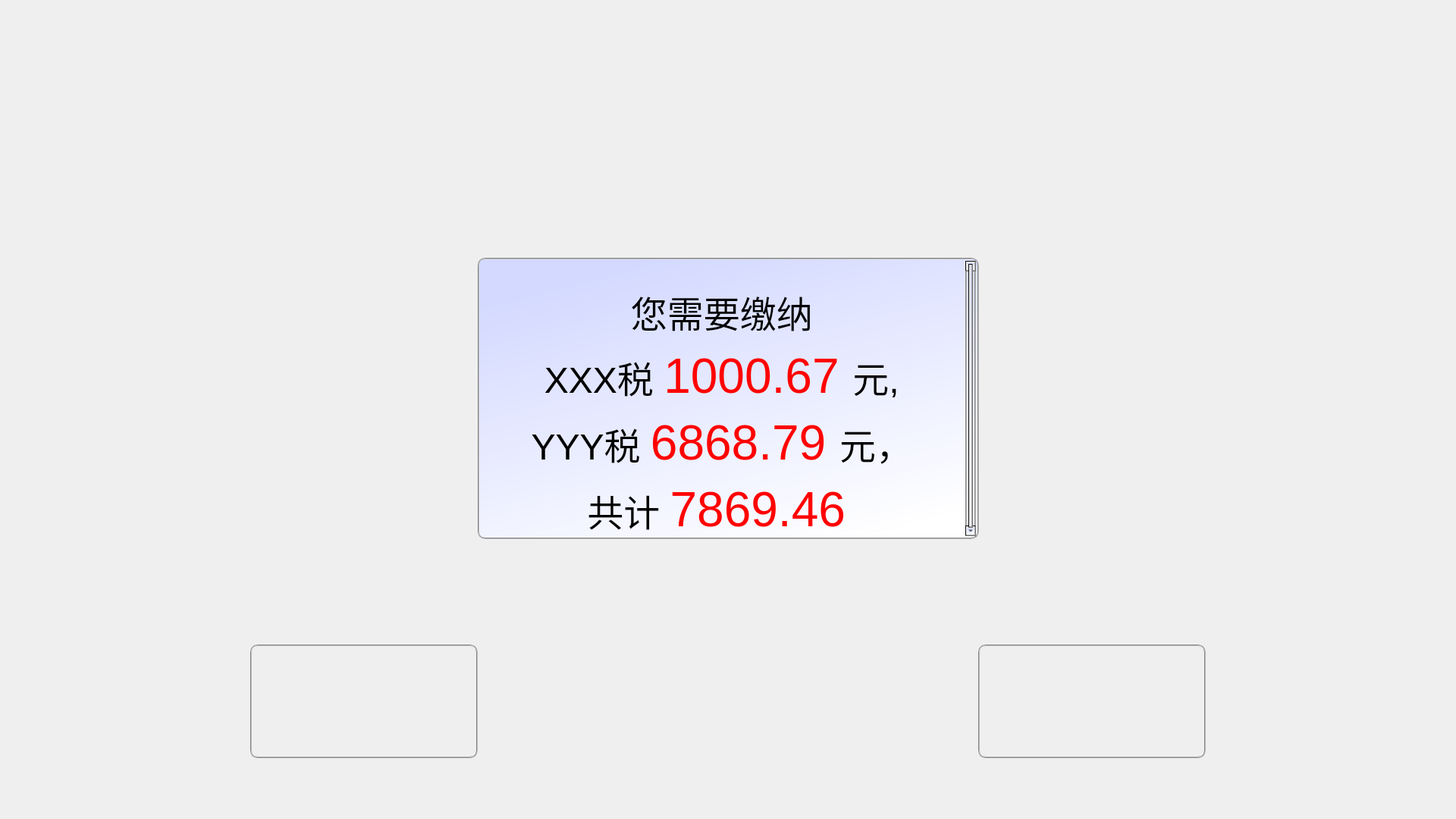
<?xml version="1.0" encoding="UTF-8"?>
<ui version="4.0">
 <class>DeclareTaxDialog</class>
 <widget class="QDialog" name="DeclareTaxDialog">
  <property name="geometry">
   <rect>
    <x>0</x>
    <y>0</y>
    <width>1920</width>
    <height>1080</height>
   </rect>
  </property>
  <property name="windowTitle">
   <string>DeclareTaxDialog</string>
  </property>
  <property name="styleSheet">
   <string notr="true"/>
  </property>
  <widget class="QPushButton" name="pBtnHomepage">
   <property name="geometry">
    <rect>
     <x>330</x>
     <y>850</y>
     <width>300</width>
     <height>150</height>
    </rect>
   </property>
   <property name="font">
    <font>
     <family>Algerian</family>
     <pointsize>22</pointsize>
    </font>
   </property>
   <property name="styleSheet">
    <string notr="true">border:2px groove gray;border-radius:10px;padding:2px 4px;
border-image: url(:/Resources/Images/cancelon.png);</string>
   </property>
   <property name="text">
    <string/>
   </property>
  </widget>
  <widget class="QPushButton" name="pBtnNext">
   <property name="geometry">
    <rect>
     <x>1290</x>
     <y>850</y>
     <width>300</width>
     <height>150</height>
    </rect>
   </property>
   <property name="font">
    <font>
     <pointsize>22</pointsize>
    </font>
   </property>
   <property name="styleSheet">
    <string notr="true">border:2px groove gray;border-radius:10px;padding:2px 4px;
border-image: url(:/Resources/Images/nexton.png);</string>
   </property>
   <property name="text">
    <string/>
   </property>
  </widget>
  <widget class="QTextBrowser" name="textBrowser">
   <property name="geometry">
    <rect>
     <x>630</x>
     <y>340</y>
     <width>661</width>
     <height>371</height>
    </rect>
   </property>
   <property name="styleSheet">
    <string notr="true">border:2px groove gray;border-radius:10px;padding:2px 2px;
background-color: qlineargradient(spread:pad, x1:0.3125, y1:0, x2:0.784, y2:1, stop:0 rgba(211, 217, 255, 255), stop:1 rgba(255, 255, 255, 255));</string>
   </property>
   <property name="html">
    <string>&lt;!DOCTYPE HTML PUBLIC &quot;-//W3C//DTD HTML 4.0//EN&quot; &quot;http://www.w3.org/TR/REC-html40/strict.dtd&quot;&gt;
&lt;html&gt;&lt;head&gt;&lt;meta name=&quot;qrichtext&quot; content=&quot;1&quot; /&gt;&lt;style type=&quot;text/css&quot;&gt;
p, li { white-space: pre-wrap; }
&lt;/style&gt;&lt;/head&gt;&lt;body style=&quot; font-family:'SimSun'; font-size:9pt; font-weight:400; font-style:normal;&quot;&gt;
&lt;p align=&quot;center&quot; style=&quot;-qt-paragraph-type:empty; margin-top:0px; margin-bottom:0px; margin-left:0px; margin-right:0px; -qt-block-indent:0; text-indent:0px;&quot;&gt;&lt;br /&gt;&lt;/p&gt;
&lt;p align=&quot;center&quot; style=&quot;-qt-paragraph-type:empty; margin-top:0px; margin-bottom:0px; margin-left:0px; margin-right:0px; -qt-block-indent:0; text-indent:0px;&quot;&gt;&lt;br /&gt;&lt;/p&gt;
&lt;p align=&quot;center&quot; style=&quot; margin-top:0px; margin-bottom:0px; margin-left:0px; margin-right:0px; -qt-block-indent:0; text-indent:0px;&quot;&gt;&lt;span style=&quot; font-size:36pt;&quot;&gt;您需要缴纳&lt;/span&gt; &lt;/p&gt;
&lt;p align=&quot;center&quot; style=&quot;-qt-paragraph-type:empty; margin-top:0px; margin-bottom:0px; margin-left:0px; margin-right:0px; -qt-block-indent:0; text-indent:0px;&quot;&gt;&lt;br /&gt;&lt;/p&gt;
&lt;p align=&quot;center&quot; style=&quot; margin-top:0px; margin-bottom:0px; margin-left:0px; margin-right:0px; -qt-block-indent:0; text-indent:0px;&quot;&gt;&lt;span style=&quot; font-size:36pt;&quot;&gt;XXX税 &lt;/span&gt;&lt;span style=&quot; font-size:48pt; color:#ff0000;&quot;&gt;1000.67 &lt;/span&gt;&lt;span style=&quot; font-size:36pt;&quot;&gt;元,&lt;/span&gt; &lt;/p&gt;
&lt;p align=&quot;center&quot; style=&quot;-qt-paragraph-type:empty; margin-top:0px; margin-bottom:0px; margin-left:0px; margin-right:0px; -qt-block-indent:0; text-indent:0px;&quot;&gt;&lt;br /&gt;&lt;/p&gt;
&lt;p align=&quot;center&quot; style=&quot; margin-top:0px; margin-bottom:0px; margin-left:0px; margin-right:0px; -qt-block-indent:0; text-indent:0px;&quot;&gt;&lt;span style=&quot; font-size:36pt;&quot;&gt;YYY税 &lt;/span&gt;&lt;span style=&quot; font-size:48pt; color:#ff0000;&quot;&gt;6868.79 &lt;/span&gt;&lt;span style=&quot; font-size:36pt;&quot;&gt;元，&lt;/span&gt; &lt;/p&gt;
&lt;p align=&quot;center&quot; style=&quot;-qt-paragraph-type:empty; margin-top:0px; margin-bottom:0px; margin-left:0px; margin-right:0px; -qt-block-indent:0; text-indent:0px;&quot;&gt;&lt;br /&gt;&lt;/p&gt;
&lt;p align=&quot;center&quot; style=&quot; margin-top:0px; margin-bottom:0px; margin-left:0px; margin-right:0px; -qt-block-indent:0; text-indent:0px;&quot;&gt;&lt;span style=&quot; font-size:36pt;&quot;&gt;共计 &lt;/span&gt;&lt;span style=&quot; font-size:48pt; color:#ff0000;&quot;&gt;7869.46 &lt;/span&gt;&lt;/p&gt;&lt;/body&gt;&lt;/html&gt;</string>
   </property>
  </widget>
 </widget>
 <layoutdefault spacing="6" margin="11"/>
 <resources>
  <include location="declaretaxdialog.qrc"/>
 </resources>
 <connections/>
</ui>
